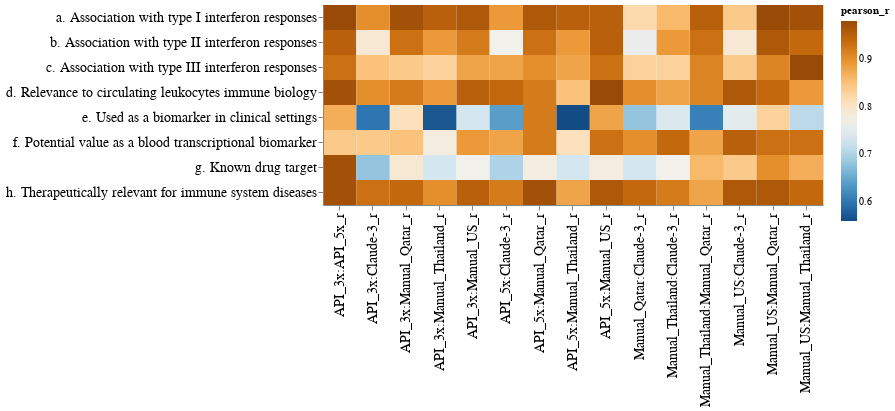

Notebook source saved alongside this figure:
### Code cell
statement_relPT = statement_rel.unstack().reset_index().rename({'level_0':'modePair','level_1':'statements',0:'pearson_r'},axis=1)

alt.Chart(statement_relPT,width=500, height=200).mark_rect().encode(
        x=alt.X("modePair",axis=alt.Axis(labelFontSize=14,labelLimit=500,title='')),
        y=alt.Y("statements",axis=alt.Axis(labelFontSize=14,labelLimit=500,title='')),
        color=alt.Color('pearson_r',scale=alt.Scale(scheme='blueorange',clamp=True)),
        tooltip=['modePair','statements','pearson_r']
    )

### Figure 1 — Vega-Lite specification as saved in the notebook (floating-point values rounded to 4 significant figures)
{"config": {"view": {"continuousWidth": 300, "continuousHeight": 300}}, "data": {"name": "data-4cf2afe997b1472d6716929daeb0140f"}, "mark": {"type": "rect"}, "encoding": {"color": {"field": "pearson_r", "scale": {"clamp": true, "scheme": "blueorange"}, "type": "quantitative"}, "tooltip": [{"field": "modePair", "type": "nominal"}, {"field": "statements", "type": "nominal"}, {"field": "pearson_r", "type": "quantitative"}], "x": {"axis": {"labelFontSize": 14, "labelLimit": 500, "title": ""}, "field": "modePair", "type": "nominal"}, "y": {"axis": {"labelFontSize": 14, "labelLimit": 500, "title": ""}, "field": "statements", "type": "nominal"}}, "height": 200, "width": 500, "$schema": "https://vega.github.io/schema/vega-lite/v5.14.1.json", "datasets": {"data-4cf2afe997b1472d6716929daeb0140f": [{"modePair": "API_3x:API_5x_r", "statements": "a. Association with type I interferon responses", "pearson_r": 0.98}, {"modePair": "API_3x:API_5x_r", "statements": "b. Association with type II interferon responses", "pearson_r": 0.95}, {"modePair": "API_3x:API_5x_r", "statements": "c. Association with type III interferon responses", "pearson_r": 0.93}, {"modePair": "API_3x:API_5x_r", "statements": "d. Relevance to circulating leukocytes immune biology", "pearson_r": 0.97}, {"modePair": "API_3x:API_5x_r", "statements": "e. Used as a biomarker in clinical settings", "pearson_r": 0.87}, {"modePair": "API_3x:API_5x_r", "statements": "f. Potential value as a blood transcriptional biomarker", "pearson_r": 0.84}, {"modePair": "API_3x:API_5x_r", "statements": "g. Known drug target", "pearson_r": 0.97}, {"modePair": "API_3x:API_5x_r", "statements": "h. Therapeutically relevant for immune system diseases", "pearson_r": 0.97}, {"modePair": "API_3x:Manual_US_r", "statements": "a. Association with type I interferon responses", "pearson_r": 0.96}, {"modePair": "API_3x:Manual_US_r", "statements": "b. Association with type II interferon responses", "pearson_r": 0.92}, {"modePair": "API_3x:Manual_US_r", "statements": "c. Association with type III interferon responses", "pearson_r": 0.88}, {"modePair": "API_3x:Manual_US_r", "statements": "d. Relevance to circulating leukocytes immune biology", "pearson_r": 0.95}, {"modePair": "API_3x:Manual_US_r", "statements": "e. Used as a biomarker in clinical settings", "pearson_r": 0.73}, {"modePair": "API_3x:Manual_US_r", "statements": "f. Potential value as a blood transcriptional biomarker", "pearson_r": 0.89}, {"modePair": "API_3x:Manual_US_r", "statements": "g. Known drug target", "pearson_r": 0.77}, {"modePair": "API_3x:Manual_US_r", "statements": "h. Therapeutically relevant for immune system diseases", "pearson_r": 0.95}, {"modePair": "API_3x:Manual_Thailand_r", "statements": "a. Association with type I interferon responses", "pearson_r": 0.95}, {"modePair": "API_3x:Manual_Thailand_r", "statements": "b. Association with type II interferon responses", "pearson_r": 0.89}, {"modePair": "API_3x:Manual_Thailand_r", "statements": "c. Association with type III interferon responses", "pearson_r": 0.83}, {"modePair": "API_3x:Manual_Thailand_r", "statements": "d. Relevance to circulating leukocytes immune biology", "pearson_r": 0.89}, {"modePair": "API_3x:Manual_Thailand_r", "statements": "e. Used as a biomarker in clinical settings", "pearson_r": 0.57}, {"modePair": "API_3x:Manual_Thailand_r", "statements": "f. Potential value as a blood transcriptional biomarker", "pearson_r": 0.78}, {"modePair": "API_3x:Manual_Thailand_r", "statements": "g. Known drug target", "pearson_r": 0.73}, {"modePair": "API_3x:Manual_Thailand_r", "statements": "h. Therapeutically relevant for immune system diseases", "pearson_r": 0.9}, {"modePair": "API_3x:Manual_Qatar_r", "statements": "a. Association with type I interferon responses", "pearson_r": 0.97}, {"modePair": "API_3x:Manual_Qatar_r", "statements": "b. Association with type II interferon responses", "pearson_r": 0.93}, {"modePair": "API_3x:Manual_Qatar_r", "statements": "c. Association with type III interferon responses", "pearson_r": 0.84}, {"modePair": "API_3x:Manual_Qatar_r", "statements": "d. Relevance to circulating leukocytes immune biology", "pearson_r": 0.92}, {"modePair": "API_3x:Manual_Qatar_r", "statements": "e. Used as a biomarker in clinical settings", "pearson_r": 0.81}, {"modePair": "API_3x:Manual_Qatar_r", "statements": "f. Potential value as a blood transcriptional biomarker", "pearson_r": 0.85}, {"modePair": "API_3x:Manual_Qatar_r", "statements": "g. Known drug target", "pearson_r": 0.79}, {"modePair": "API_3x:Manual_Qatar_r", "statements": "h. Therapeutically relevant for immune system diseases", "pearson_r": 0.94}, {"modePair": "API_3x:Claude-3_r", "statements": "a. Association with type I interferon responses", "pearson_r": 0.9}, {"modePair": "API_3x:Claude-3_r", "statements": "b. Association with type II interferon responses", "pearson_r": 0.79}, {"modePair": "API_3x:Claude-3_r", "statements": "c. Association with type III interferon responses", "pearson_r": 0.85}, {"modePair": "API_3x:Claude-3_r", "statements": "d. Relevance to circulating leukocytes immune biology", "pearson_r": 0.9}, {"modePair": "API_3x:Claude-3_r", "statements": "e. Used as a biomarker in clinical settings", "pearson_r": 0.6}, {"modePair": "API_3x:Claude-3_r", "statements": "f. Potential value as a blood transcriptional biomarker", "pearson_r": 0.84}, {"modePair": "API_3x:Claude-3_r", "statements": "g. Known drug target", "pearson_r": 0.68}, {"modePair": "API_3x:Claude-3_r", "statements": "h. Therapeutically relevant for immune system diseases", "pearson_r": 0.93}, {"modePair": "API_5x:Manual_US_r", "statements": "a. Association with type I interferon responses", "pearson_r": 0.95}, {"modePair": "API_5x:Manual_US_r", "statements": "b. Association with type II interferon responses", "pearson_r": 0.95}, {"modePair": "API_5x:Manual_US_r", "statements": "c. Association with type III interferon responses", "pearson_r": 0.93}, {"modePair": "API_5x:Manual_US_r", "statements": "d. Relevance to circulating leukocytes immune biology", "pearson_r": 0.98}, {"modePair": "API_5x:Manual_US_r", "statements": "e. Used as a biomarker in clinical settings", "pearson_r": 0.88}, {"modePair": "API_5x:Manual_US_r", "statements": "f. Potential value as a blood transcriptional biomarker", "pearson_r": 0.93}, {"modePair": "API_5x:Manual_US_r", "statements": "g. Known drug target", "pearson_r": 0.78}, {"modePair": "API_5x:Manual_US_r", "statements": "h. Therapeutically relevant for immune system diseases", "pearson_r": 0.96}, {"modePair": "API_5x:Manual_Thailand_r", "statements": "a. Association with type I interferon responses", "pearson_r": 0.95}, {"modePair": "API_5x:Manual_Thailand_r", "statements": "b. Association with type II interferon responses", "pearson_r": 0.89}, {"modePair": "API_5x:Manual_Thailand_r", "statements": "c. Association with type III interferon responses", "pearson_r": 0.88}, {"modePair": "API_5x:Manual_Thailand_r", "statements": "d. Relevance to circulating leukocytes immune biology", "pearson_r": 0.85}, {"modePair": "API_5x:Manual_Thailand_r", "statements": "e. Used as a biomarker in clinical settings", "pearson_r": 0.56}, {"modePair": "API_5x:Manual_Thailand_r", "statements": "f. Potential value as a blood transcriptional biomarker", "pearson_r": 0.81}, {"modePair": "API_5x:Manual_Thailand_r", "statements": "g. Known drug target", "pearson_r": 0.73}, {"modePair": "API_5x:Manual_Thailand_r", "statements": "h. Therapeutically relevant for immune system diseases", "pearson_r": 0.88}, {"modePair": "API_5x:Manual_Qatar_r", "statements": "a. Association with type I interferon responses", "pearson_r": 0.96}, {"modePair": "API_5x:Manual_Qatar_r", "statements": "b. Association with type II interferon responses", "pearson_r": 0.93}, {"modePair": "API_5x:Manual_Qatar_r", "statements": "c. Association with type III interferon responses", "pearson_r": 0.9}, {"modePair": "API_5x:Manual_Qatar_r", "statements": "d. Relevance to circulating leukocytes immune biology", "pearson_r": 0.92}, {"modePair": "API_5x:Manual_Qatar_r", "statements": "e. Used as a biomarker in clinical settings", "pearson_r": 0.92}, {"modePair": "API_5x:Manual_Qatar_r", "statements": "f. Potential value as a blood transcriptional biomarker", "pearson_r": 0.92}, {"modePair": "API_5x:Manual_Qatar_r", "statements": "g. Known drug target", "pearson_r": 0.78}, {"modePair": "API_5x:Manual_Qatar_r", "statements": "h. Therapeutically relevant for immune system diseases", "pearson_r": 0.97}, {"modePair": "API_5x:Claude-3_r", "statements": "a. Association with type I interferon responses", "pearson_r": 0.89}, {"modePair": "API_5x:Claude-3_r", "statements": "b. Association with type II interferon responses", "pearson_r": 0.77}, {"modePair": "API_5x:Claude-3_r", "statements": "c. Association with type III interferon responses", "pearson_r": 0.88}, {"modePair": "API_5x:Claude-3_r", "statements": "d. Relevance to circulating leukocytes immune biology", "pearson_r": 0.94}, {"modePair": "API_5x:Claude-3_r", "statements": "e. Used as a biomarker in clinical settings", "pearson_r": 0.64}, {"modePair": "API_5x:Claude-3_r", "statements": "f. Potential value as a blood transcriptional biomarker", "pearson_r": 0.88}, {"modePair": "API_5x:Claude-3_r", "statements": "g. Known drug target", "pearson_r": 0.7}, {"modePair": "API_5x:Claude-3_r", "statements": "h. Therapeutically relevant for immune system diseases", "pearson_r": 0.92}, {"modePair": "Manual_US:Manual_Thailand_r", "statements": "a. Association with type I interferon responses", "pearson_r": 0.97}, {"modePair": "Manual_US:Manual_Thailand_r", "statements": "b. Association with type II interferon responses", "pearson_r": 0.94}, {"modePair": "Manual_US:Manual_Thailand_r", "statements": "c. Association with type III interferon responses", "pearson_r": 0.98}, {"modePair": "Manual_US:Manual_Thailand_r", "statements": "d. Relevance to circulating leukocytes immune biology", "pearson_r": 0.89}, {"modePair": "Manual_US:Manual_Thailand_r", "statements": "e. Used as a biomarker in clinical settings", "pearson_r": 0.71}, {"modePair": "Manual_US:Manual_Thailand_r", "statements": "f. Potential value as a blood transcriptional biomarker", "pearson_r": 0.93}, {"modePair": "Manual_US:Manual_Thailand_r", "statements": "g. Known drug target", "pearson_r": 0.87}, {"modePair": "Manual_US:Manual_Thailand_r", "statements": "h. Therapeutically relevant for immune system diseases", "pearson_r": 0.94}, {"modePair": "Manual_US:Manual_Qatar_r", "statements": "a. Association with type I interferon responses", "pearson_r": 0.98}, {"modePair": "Manual_US:Manual_Qatar_r", "statements": "b. Association with type II interferon responses", "pearson_r": 0.96}, {"modePair": "Manual_US:Manual_Qatar_r", "statements": "c. Association with type III interferon responses", "pearson_r": 0.91}, {"modePair": "Manual_US:Manual_Qatar_r", "statements": "d. Relevance to circulating leukocytes immune biology", "pearson_r": 0.94}, {"modePair": "Manual_US:Manual_Qatar_r", "statements": "e. Used as a biomarker in clinical settings", "pearson_r": 0.83}, {"modePair": "Manual_US:Manual_Qatar_r", "statements": "f. Potential value as a blood transcriptional biomarker", "pearson_r": 0.93}, {"modePair": "Manual_US:Manual_Qatar_r", "statements": "g. Known drug target", "pearson_r": 0.9}, {"modePair": "Manual_US:Manual_Qatar_r", "statements": "h. Therapeutically relevant for immune system diseases", "pearson_r": 0.96}, {"modePair": "Manual_US:Claude-3_r", "statements": "a. Association with type I interferon responses", "pearson_r": 0.84}, {"modePair": "Manual_US:Claude-3_r", "statements": "b. Association with type II interferon responses", "pearson_r": 0.79}, {"modePair": "Manual_US:Claude-3_r", "statements": "c. Association with type III interferon responses", "pearson_r": 0.84}, {"modePair": "Manual_US:Claude-3_r", "statements": "d. Relevance to circulating leukocytes immune biology", "pearson_r": 0.96}, {"modePair": "Manual_US:Claude-3_r", "statements": "e. Used as a biomarker in clinical settings", "pearson_r": 0.75}, {"modePair": "Manual_US:Claude-3_r", "statements": "f. Potential value as a blood transcriptional biomarker", "pearson_r": 0.95}, {"modePair": "Manual_US:Claude-3_r", "statements": "g. Known drug target", "pearson_r": 0.84}, {"modePair": "Manual_US:Claude-3_r", "statements": "h. Therapeutically relevant for immune system diseases", "pearson_r": 0.96}, {"modePair": "Manual_Thailand:Manual_Qatar_r", "statements": "a. Association with type I interferon responses", "pearson_r": 0.95}, {"modePair": "Manual_Thailand:Manual_Qatar_r", "statements": "b. Association with type II interferon responses", "pearson_r": 0.93}, {"modePair": "Manual_Thailand:Manual_Qatar_r", "statements": "c. Association with type III interferon responses", "pearson_r": 0.91}, {"modePair": "Manual_Thailand:Manual_Qatar_r", "statements": "d. Relevance to circulating leukocytes immune biology", "pearson_r": 0.91}, {"modePair": "Manual_Thailand:Manual_Qatar_r", "statements": "e. Used as a biomarker in clinical settings", "pearson_r": 0.61}, {"modePair": "Manual_Thailand:Manual_Qatar_r", "statements": "f. Potential value as a blood transcriptional biomarker", "pearson_r": 0.88}, {"modePair": "Manual_Thailand:Manual_Qatar_r", "statements": "g. Known drug target", "pearson_r": 0.86}, {"modePair": "Manual_Thailand:Manual_Qatar_r", "statements": "h. Therapeutically relevant for immune system diseases", "pearson_r": 0.88}, {"modePair": "Manual_Thailand:Claude-3_r", "statements": "a. Association with type I interferon responses", "pearson_r": 0.86}, {"modePair": "Manual_Thailand:Claude-3_r", "statements": "b. Association with type II interferon responses", "pearson_r": 0.89}, {"modePair": "Manual_Thailand:Claude-3_r", "statements": "c. Association with type III interferon responses", "pearson_r": 0.83}, {"modePair": "Manual_Thailand:Claude-3_r", "statements": "d. Relevance to circulating leukocytes immune biology", "pearson_r": 0.88}, {"modePair": "Manual_Thailand:Claude-3_r", "statements": "e. Used as a biomarker in clinical settings", "pearson_r": 0.74}, {"modePair": "Manual_Thailand:Claude-3_r", "statements": "f. Potential value as a blood transcriptional biomarker", "pearson_r": 0.94}, {"modePair": "Manual_Thailand:Claude-3_r", "statements": "g. Known drug target", "pearson_r": 0.77}, {"modePair": "Manual_Thailand:Claude-3_r", "statements": "h. Therapeutically relevant for immune system diseases", "pearson_r": 0.92}, {"modePair": "Manual_Qatar:Claude-3_r", "statements": "a. Association with type I interferon responses", "pearson_r": 0.82}, {"modePair": "Manual_Qatar:Claude-3_r", "statements": "b. Association with type II interferon responses", "pearson_r": 0.76}, {"modePair": "Manual_Qatar:Claude-3_r", "statements": "c. Association with type III interferon responses", "pearson_r": 0.83}, {"modePair": "Manual_Qatar:Claude-3_r", "statements": "d. Relevance to circulating leukocytes immune biology", "pearson_r": 0.9}, {"modePair": "Manual_Qatar:Claude-3_r", "statements": "e. Used as a biomarker in clinical settings", "pearson_r": 0.68}, {"modePair": "Manual_Qatar:Claude-3_r", "statements": "f. Potential value as a blood transcriptional biomarker", "pearson_r": 0.9}, {"modePair": "Manual_Qatar:Claude-3_r", "statements": "g. Known drug target", "pearson_r": 0.73}, {"modePair": "Manual_Qatar:Claude-3_r", "statements": "h. Therapeutically relevant for immune system diseases", "pearson_r": 0.94}]}}
